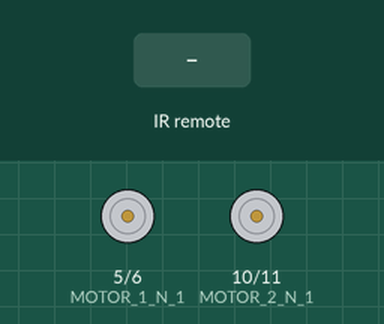
The sketch below on a simulated Arduino Uno, built with avr-gcc and run on an emulated ATmega328P. Shown: motor-driver pin pairs drawn as motors (green arrow = first pin HIGH = forward, orange = second pin HIGH = backward, longer = more drive). The test bench sets the inputs (shaded band).

Above: at 1.2 s.
1.3 s: infrared code 0x20DF00FF received
At 1.45 s:
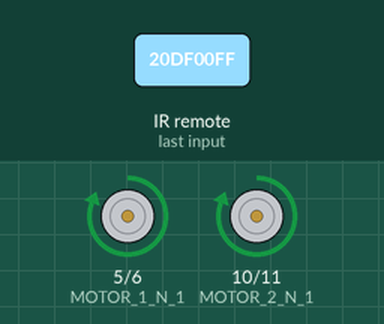
3.1 s: infrared code 0x20DFE01F received
At 3.25 s:
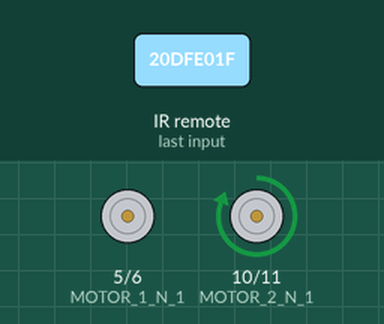
4.9 s: infrared code 0x20DF609F received
At 5.05 s:
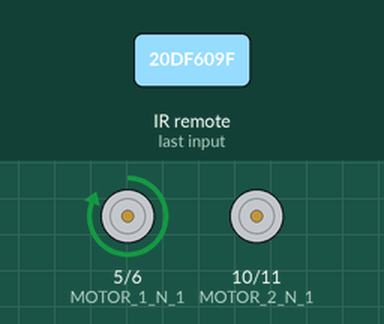
6.7 s: infrared code 0x20DFC03F received
At 6.86 s:
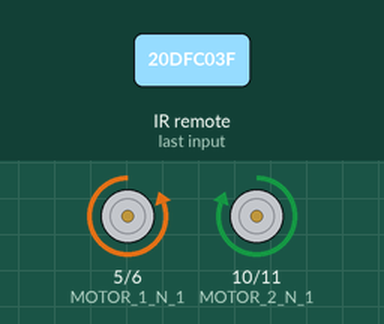
8.5 s: infrared code 0x20DF40BF received
At 8.66 s:
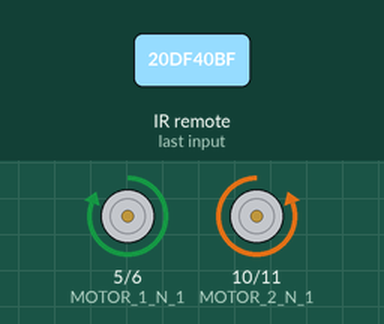
10.3 s: infrared code 0x20DF807F received
At 10.46 s:
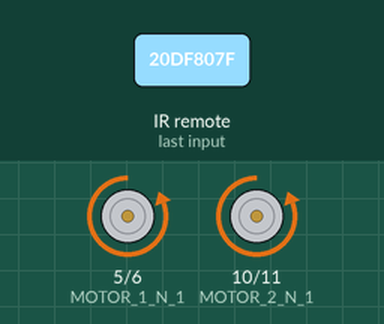
Timing chart, 0 to 13.1 s (numbered marks = the images above; inputs shaded):
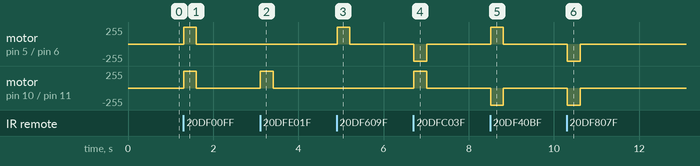

The sketch:

IR_BTR.ino
```cpp
#include <IRremote.h>

//#define SERIAL

#define RECV_PIN  2

#define MOTOR_1_N_1 5 //left
#define MOTOR_1_N_2 6
#define MOTOR_2_N_1 10 //rigth
#define MOTOR_2_N_2 11
#define MOTOR_PWM_MAX_VALUE 255


IRrecv irrecv(RECV_PIN);

decode_results results;
int p,val;

char sign(int n){
  if(n<0){
    return -1;
  }
  return 1;
}
int MOTOR_MAX(int n){
  if(abs(n)>MOTOR_PWM_MAX_VALUE){
    n=MOTOR_PWM_MAX_VALUE * sign(n);
  }
  return n;
}

void MOTOR_1(int n){
  n= MOTOR_MAX(n);
  if(n>=0){
    analogWrite(MOTOR_1_N_1, n);
    analogWrite(MOTOR_1_N_2, 0);
    return ;
  }
  else{
    analogWrite(MOTOR_1_N_1, 0);
    analogWrite(MOTOR_1_N_2, -n);
    return ;
  }
}
void MOTOR_2(int n){
  n= MOTOR_MAX(n);
  if(n>=0){
    analogWrite(MOTOR_2_N_1, n);
    analogWrite(MOTOR_2_N_2, 0);
    return ;
  }
  else{
    analogWrite(MOTOR_2_N_1, 0);
    analogWrite(MOTOR_2_N_2, -n);
    return ;
  }
}

void MOTOR_Rote(int forth, int left){
  left= left*sign(forth);
  MOTOR_1(forth -left);
  MOTOR_2(forth +left);

}


void setup()
{
#ifdef SERIAL
  Serial.begin(9600);
#endif
  // In case the interrupt driver crashes on setup, give a clue
  // to the user what's going on.
//  Serial.println("Enabling IRin");
  irrecv.enableIRIn(); // Start the receiver
//  Serial.println("Enabled IRin");
  p=0;
}

void loop() {
  if (irrecv.decode(&results)) {
    val=results.value;
//    Serial.print(results.value, HEX);
//    Serial.print("  ");
//    Serial.println(p, DEC);
    p=0;
    switch (val){
      case 0x20DF00FF : //forth
        MOTOR_Rote(255, 0);
#ifdef SERIAL
//        Serial.println("forth");
#endif
        break;

      case 0x20DFE01F : //forth left
        MOTOR_Rote(255, 255);
#ifdef SERIAL
//        Serial.println("forth left");
#endif
        break;
      case 0x20DF609F : //forth right
        MOTOR_Rote(255, -255);
#ifdef SERIAL
  //      Serial.println("forth right");
#endif
        break;

      case 0x20DFC03F : //left
        MOTOR_Rote(0, 255);
#ifdef SERIAL
    //    Serial.println("left");
#endif
        break;
      case 0x20DF40BF : //right
        MOTOR_Rote(0, -255);
#ifdef SERIAL
//  /      Serial.println("right");
#endif
        break;

      case 0x20DF807F : //back
        MOTOR_Rote(-255, 0);
#ifdef SERIAL
//     /   Serial.println("back");
#endif
        break;

      case 0x20DF02FD : //back left
        MOTOR_Rote(-255, 255);
#ifdef SERIAL
//   /     Serial.println("back left");
#endif
        break;
      case 0x20DF827D : //back right
        MOTOR_Rote(-255, -255);
#ifdef SERIAL
// /       Serial.println("back right");
#endif
        break;

      case 0xFFFFFFFF : //repet
#ifdef SERIAL
//    /    Serial.println("repet");
#endif
        break;
      default:
        MOTOR_Rote(0, 0);
#ifdef SERIAL
// /       Serial.println("nod use");
#endif
        break;
    }
    irrecv.resume(); // Receive the next value
  }
  else{
    p++;
    if (p>2){
      p=4;
      MOTOR_Rote(0, 0);
    }
  }
  delay(100);
}
```

Measured:
- after the input at 1.3 s, motor on pin 5 (MOTOR_1_N_1) / pin 6 (MOTOR_1_N_2), motor on pin 10 (MOTOR_2_N_1) / pin 11 (MOTOR_2_N_2): stopped → forward 255/255 at once, → stopped 0.30 s later
- after the input at 3.1 s, motor on pin 10 (MOTOR_2_N_1) / pin 11 (MOTOR_2_N_2): stopped → forward 255/255 at once, → stopped 0.30 s later
- after the input at 4.9 s, motor on pin 5 (MOTOR_1_N_1) / pin 6 (MOTOR_1_N_2): stopped → forward 255/255 at once, → stopped 0.30 s later
- after the input at 6.7 s, motor on pin 5 (MOTOR_1_N_1) / pin 6 (MOTOR_1_N_2): stopped → backward 255/255 at once, → stopped 0.30 s later; motor on pin 10 (MOTOR_2_N_1) / pin 11 (MOTOR_2_N_2): stopped → forward 255/255 at once, → stopped 0.30 s later
- after the input at 8.5 s, motor on pin 5 (MOTOR_1_N_1) / pin 6 (MOTOR_1_N_2): stopped → forward 255/255 at once, → stopped 0.30 s later; motor on pin 10 (MOTOR_2_N_1) / pin 11 (MOTOR_2_N_2): stopped → backward 255/255 at once, → stopped 0.30 s later
- after the input at 10.3 s, motor on pin 5 (MOTOR_1_N_1) / pin 6 (MOTOR_1_N_2), motor on pin 10 (MOTOR_2_N_1) / pin 11 (MOTOR_2_N_2): stopped → backward 255/255 at once, → stopped 0.30 s later
